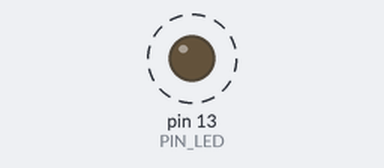
A sketch run on a simulated Arduino Uno, built with avr-gcc and run on an emulated ATmega328P. Shown: output pins drawn as LEDs (lit = HIGH). Dashed ring = blinking.

Above: at 0.5 s.
Timing chart, 0 to 4.6 s (numbered marks = the images above):
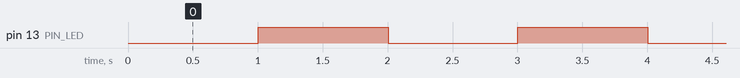

Measured:
- by itself, pin 13 (PIN_LED): alternates HIGH for 1.0 s and LOW for 1.0 s

The sketch:

nodelay_blink.ino
```cpp
#define PIN_LED 13

unsigned long lastMillis = 0;
const long INTERVAL = 1000;
int state = LOW;

void setup() {
  pinMode(PIN_LED, OUTPUT);
}

void loop() {
  if(millis() - lastMillis > INTERVAL){
    lastMillis = millis();
    if(state == LOW){
      state = HIGH;
    }else{
      state = LOW;
    }
    digitalWrite(PIN_LED, state);
  }
}
```

MyLib.cpp
```cpp
#include "Arduino.h"
#include "MyLib.h"


MyLib::MyLib(String greeting){
  _greeting = greeting;
}

void MyLib::sayHello(String name){
  Serial.println(_greeting + " " + name + "!!");
}
```

MyLib.h
```cpp
#ifndef MY_LIB
#define MY_LIB

#include "Arduino.h"

class MyLib{
  private:
    String _greeting;
  public:
    MyLib(String greeting);
    void sayHello(String name);
};

#endif
```
